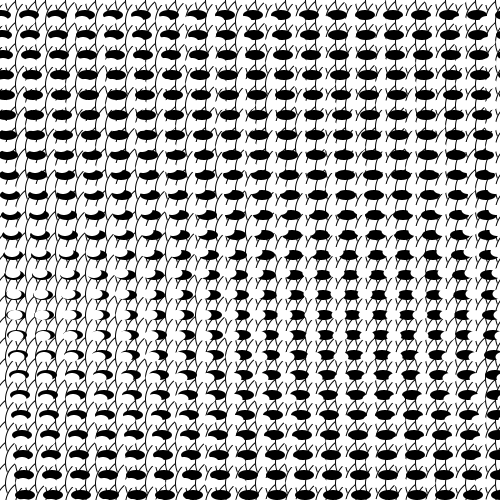
Frame 1 (no input)
Frame 60 (the mouse pressed at the canvas centre just before this capture): identical to frame 1, image omitted
Frame 120 (the mouse held since frame 60 and released just before this capture): identical to frame 1, image omitted

The Processing sketch that drew this single still picture (run headless with seeded random() and noise(); from frame 60 on, the mouse is pressed at the canvas centre):

// Processing sketch: processing_87820
// ── processing_87820.pde

void setup() {
  size(500, 500);
  smooth();
  background(0);
}

void draw() {
  stroke(1);
  fill(255);
  for (int i = 0; i <= width+50; i += 10) {
    for (int j = 0; j <= height+50; j += 20) {
      ellipse(i,j++,width/10,height/10);
      
    }
  }
  noStroke();
  fill(0);
  for (int i = 0; i <= width+50; i += 0) {
    for (int j = 0; j <= height+50; j += 20) {
      ellipse(i++,j-5,20,10);
    }
  }
  noStroke();
  fill(255);
  for (int i = 0; i <= width+50; i += 0) {
    for (int j = 0; j <= height+50; j += 20) {
      ellipse(i++,j++,15,10);
    }
  }
}
